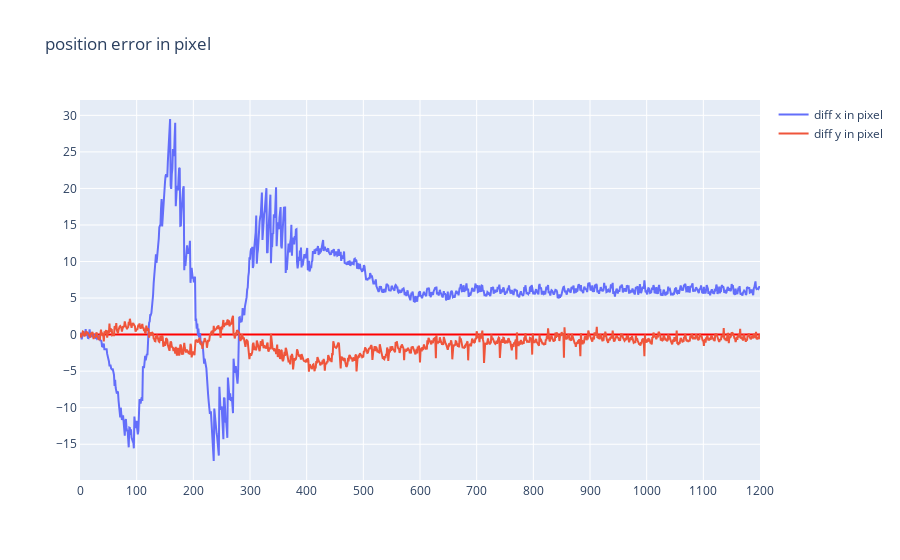

Write notebook code for a chart like this one.
### Code cell
# show the visual & real position error  in pixel
data_diff_x = np.subtract(data_log['real_x'],data_log['expected_x'])
data_diff_y = np.subtract(data_log['real_y'],data_log['expected_y'])

p=[]
index = np.arange(0,len(data_log))

p.append(go.Scatter(
    y= data_diff_x,
    x= index,
    name='diff x in pixel'
    
))


p.append(go.Scatter(
    y= data_diff_y,
    x= index,
    name='diff y in pixel'
))


layout.title= 'position error in pixel'
fig=go.Figure(
    data=p,
    layout=layout
)
iplot(fig)

### Figure 1 — Plotly figure (JSON) as saved in the notebook; plotly's stock layout.template omitted (floating-point values rounded to 4 significant figures; data arrays with more than 128 entries replaced by an {"elided": "..."} marker saying what was removed)
{"data": [{"name": "diff x in pixel", "type": "scatter", "x": {"elided": "1201 int values"}, "y": {"elided": "1201 float values"}}, {"name": "diff y in pixel", "type": "scatter", "x": {"elided": "1201 int values"}, "y": {"elided": "1201 float values"}}], "layout": {"title": {"text": "position error in pixel"}, "xaxis": {"nticks": 20, "showgrid": true, "showline": true, "zeroline": true, "zerolinecolor": "#FF0000"}, "yaxis": {"nticks": 20, "showgrid": true, "showline": true, "zeroline": true, "zerolinecolor": "#FF0000"}}}
